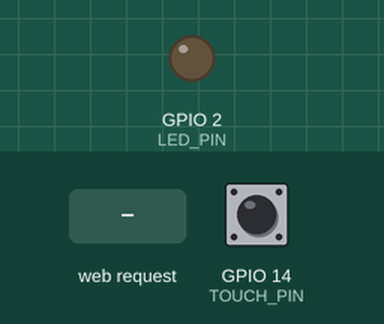
Simulated run of this sketch. Board: ESP32. Parts: output pins drawn as LEDs (lit = HIGH). Dashed ring = blinking. The test bench sets the inputs (shaded band); at power-on: GPIO 14 (TOUCH_PIN) LOW. WiFi joins after 1.5 s; servers stay silent unless stated; what the sketch prints to the serial monitor is not drawn.

Above: at 2.7 s.
2.8 s: HTTP request GET /defense received
At 2.95 s:
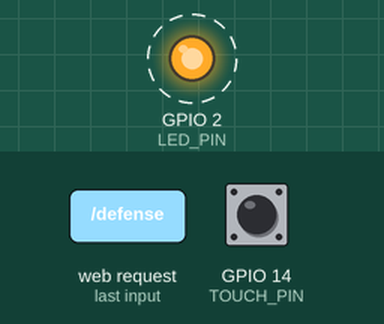
5.8 s: HTTP request GET /undefense received
At 6.5 s:
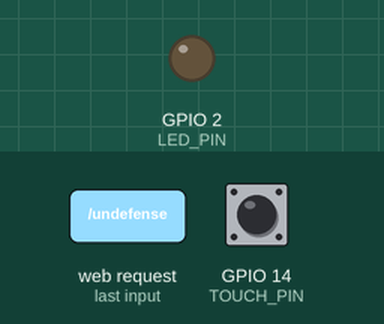
Timing chart, 0 to 8.8 s (numbered marks = the images above; inputs shaded):
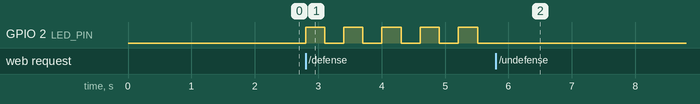

Measured:
- after the input at 2.8 s, GPIO 2 (LED_PIN): alternates HIGH for 0.30 s and LOW for 0.30 s, starting at once
- after the input at 5.8 s, GPIO 2 (LED_PIN): stops changing and stays LOW

The sketch:

ex08.ino
```cpp
#include <WiFi.h>
#include <WebServer.h>
const char* ssid = "11111111";
const char* pwd = "147258369";
#define TOUCH_PIN 14

WebServer server(80);
#define LED_PIN 2

bool isDefense = false;
bool isAlarm = false;
unsigned long alarmTime = 0;

void handleRoot() {
  String ds = isDefense ? "<span style='color:red;'>布防中</span>" : "<span style='color:green;'>撤防中</span>";
  String as = isAlarm ? "<span style='color:red;'>报警！</span>" : "<span style='color:green;'>正常</span>";

  String html = "<html><body style='text-align:center;margin-top:60px;'>";
  html += "<h2>ESP32 安防报警</h2>";
  html += "<p>状态：" + ds + "</p>";
  html += "<p>报警：" + as + "</p>";
  html += "<p><a href='/defense'><button style='padding:10px 20px;background:red;color:white;'>布防</button></a></p>";
  html += "<p><a href='/undefense'><button style='padding:10px 20px;background:green;color:white;'>撤防</button></a></p>";
  html += "</body></html>";

  server.send(200, "text/html", html);
}

void handleDefense() {
  isDefense = true;
  isAlarm = false;
  server.sendHeader("Location", "/");
  server.send(303);
}

void handleUndefense() {
  isDefense = false;
  isAlarm = false;
  digitalWrite(LED_PIN, LOW);
  server.sendHeader("Location", "/");
  server.send(303);
}

void setup() {
  Serial.begin(115200);
  pinMode(LED_PIN, OUTPUT);
  digitalWrite(LED_PIN, LOW);
  pinMode(TOUCH_PIN, INPUT);

  WiFi.begin(ssid, pwd);
  while (WiFi.status() != WL_CONNECTED) {
    delay(500);
    Serial.print(".");
  }
  Serial.println("\nWiFi已连接");
  Serial.println("IP: " + WiFi.localIP().toString());

  server.on("/", handleRoot);
  server.on("/defense", handleDefense);
  server.on("/undefense", handleUndefense);
  server.begin();
}

void loop() {
  server.handleClient();

  if (isDefense) {
    if (digitalRead(TOUCH_PIN) == LOW) {
      isAlarm = true;
    } else {
      isAlarm = false;
    }
  } else {
    isAlarm = false;
    digitalWrite(LED_PIN, LOW);
  }

  if (isAlarm) {
    if (millis() - alarmTime > 300) {
      alarmTime = millis();
      static bool s = false;
      s = !s;
      digitalWrite(LED_PIN, s ? HIGH : LOW);
    }
  }
}
```
